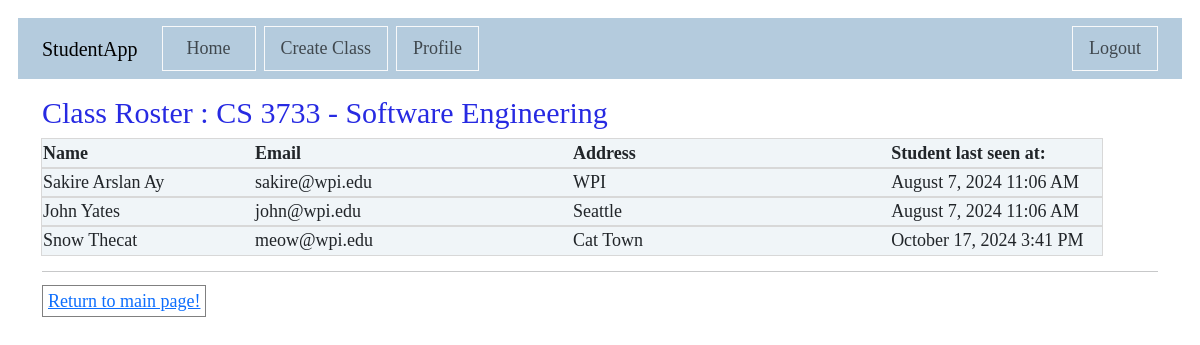
The app's page /course/1/roster (signed in) with its own data.
### app/main/models.py (models this page shows, shortened)
class Major(db.Model):
    id : sqlo.Mapped[int] = sqlo.mapped_column(primary_key=True)
    name : sqlo.Mapped[str] = sqlo.mapped_column(sqla.String(20))
    department : sqlo.Mapped[str] =  sqlo.mapped_column(sqla.String(150))
    courses : sqlo.WriteOnlyMapped['Course'] = sqlo.relationship(back_populates= 'major')
    students_in_major : sqlo.WriteOnlyMapped['Student'] = sqlo.relationship(
        secondary= students_majors_table,
        primaryjoin= (students_majors_table.c.major_id == id),
        back_populates= 'majors_of_student')
    def get_name(self):
        return self.name

class Course(db.Model):
    id : sqlo.Mapped[int] = sqlo.mapped_column(primary_key=True)
    majorid : sqlo.Mapped[int] = sqlo.mapped_column(sqla.ForeignKey(Major.id), index = True)
    coursenum : sqlo.Mapped[str] = sqlo.mapped_column(sqla.String(4), index = True)
    title : sqlo.Mapped[str] = sqlo.mapped_column(sqla.String(150))
    major : sqlo.Mapped[Major] = sqlo.relationship( back_populates= 'courses')
    roster : sqlo.WriteOnlyMapped['Enrolled'] = sqlo.relationship(back_populates= 'course_enrolled')
    def get_coursenum(self):
        return self.coursenum
    def get_title(self):
        return self.title
    def get_major(self):
        return self.major

class Student(UserMixin, db.Model):
    id : sqlo.Mapped[int] = sqlo.mapped_column(primary_key=True)
    username : sqlo.Mapped[str] = sqlo.mapped_column(sqla.String(64), index = True, unique = True)
    password_hash : sqlo.Mapped[Optional[str]] = sqlo.mapped_column(sqla.String(256))
    firstname : sqlo.Mapped[str] = sqlo.mapped_column(sqla.String(100))
    lastname : sqlo.Mapped[str] = sqlo.mapped_column(sqla.String(100))
    address : sqlo.Mapped[str] = sqlo.mapped_column(sqla.String(256))
    email : sqlo.Mapped[str] = sqlo.mapped_column(sqla.String(120), index = True, unique = True)
    last_seen : sqlo.Mapped[Optional[datetime]] = sqlo.mapped_column(default = lambda : datetime.now(timezone.utc))
    majors_of_student : sqlo.WriteOnlyMapped['Major'] = sqlo.relationship(
        secondary= students_majors_table,
        primaryjoin= (students_majors_table.c.student_id == id),
        back_populates= 'students_in_major')
    enrollments : sqlo.WriteOnlyMapped['Enrolled'] = sqlo.relationship(back_populates= 'student_enrolled')

### app/main/routes.py (the view)
@main.route('/course/<course_id>/roster', methods = ['GET'])
@login_required
def roster(course_id):
    thecourse = db.session.get(Course, course_id)
    enrollments = db.session.scalars(thecourse.roster.select()).all()
    return render_template('class_roster.html',
                           title = "Class Roster",
                           course =  thecourse,
                           enrollments = enrollments )

### app/main/models.py (called while the page is built)
@login.user_loader
def load_user(id):
    return db.session.get(Student, int(id))

    def get_student(self):
        return self.student_enrolled

### studentApp.py (called while the page is built)
@app.before_request
def before_request():
    if current_user.is_authenticated:
        current_user.last_seen = datetime.now(timezone.utc)
        db.session.add(current_user)
        db.session.commit()

@app.before_request
def initDB(*args, **kwargs):
    if app._got_first_request:
        db.create_all()

### app/main/templates/class_roster.html
{% extends "base.html" %}
{% block content %}
    <h2 class = "bluetitle"> Class Roster : {{course.get_major().get_name()}} {{course.get_coursenum()}}  - {{course.get_title()}}</h2>
    <table class = "studenttable">
        <thead>
        <tr valign="bottom">
                <th width="20%"> Name </td>
                <th width="30%"> Email </td>
                <th width="30%"> Address </td>
                <th width="20%"> Student last seen at:</td>
        </tr>
        </thead>
        {% for enrollment in enrollments %}
            {% set student = enrollment.get_student() %}
            {% include '_student.html' %}
        {% endfor %}
    </table>
    <hr class="solid">
    <a href="{{url_for('main.index')}}" class = "button"> Return to main page!</a>
{% endblock %}

### app/main/templates/_student.html
<tr valign="middle">
    <td width="20%"> {{student.firstname}}  {{student.lastname}}</td>
    <td width="30%"> {{student.email}} </td>
    <td width="30%"> {{student.address}} </td>
    <td width="20%"> {{moment(student.last_seen).format('LLL') }}</td>
</tr>

### app/static/css/main.css (style rules this page uses)
body { margin: 0; padding: 1em; font-family: Tahoma; font-size : 18px; }
.button { width : 80px; font-size: 18px; margin : 10px 5px 5px 0px; padding : 5px; border: 1px solid gray; }
.studenttable { text-align : left; width : 95%; font-size : 18px; }
.studenttable tr { outline: thin rgb(216, 216, 216) solid; background-color: rgb(240, 245, 248); }
h2.bluetitle { font-size : 30px; color : rgb(39, 42, 226); }

### records on screen
Major: get_major "CS"
Course: get_coursenum "3733", get_title "Software Engineering"
Student: firstname "Sakire", lastname "Arslan Ay", email "sakire@wpi.edu", address "WPI", last_seen "August 7, 2024 11:06 AM"
Student: firstname "John", lastname "Yates", email "john@wpi.edu", address "Seattle", last_seen "August 7, 2024 11:06 AM"
Student: firstname "Snow", lastname "Thecat", email "meow@wpi.edu", address "Cat Town", last_seen "October 17, 2024 3:41 PM"
